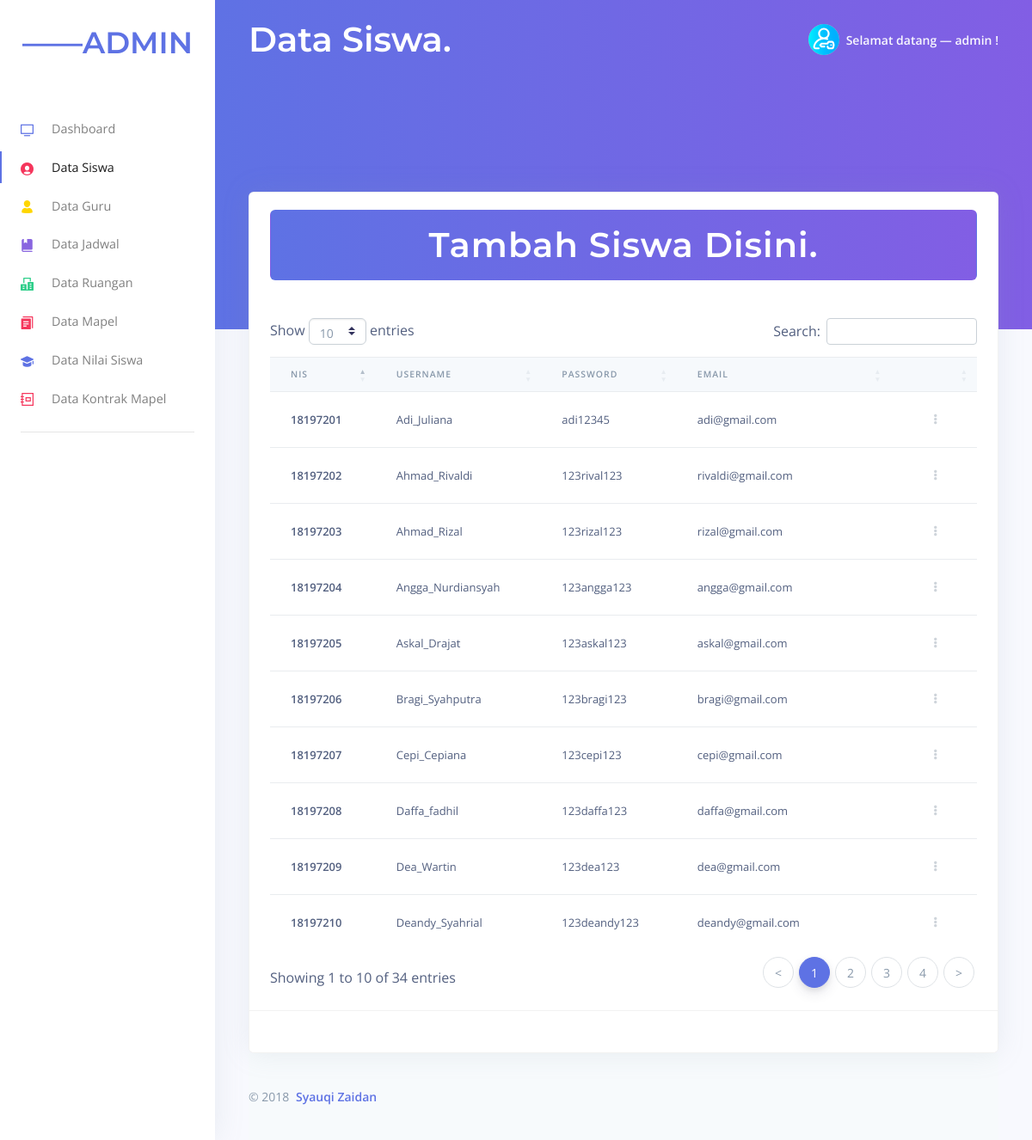
/admin/example/data.php (signed in), run on the app's committed database.
### tables this page shows
CREATE TABLE `siswa` (
  `nis` int(25) NOT NULL,
  `username` varchar(255) NOT NULL,
  `password` varchar(255) NOT NULL,
  `email` varchar(40) NOT NULL
);

### admin/example/data.php (the view, shortened to what this page needs)
<!DOCTYPE html>
<html lang="en">
<head>
  <link href="../assets/js/plugins/nucleo/css/nucleo.css" rel="stylesheet" />
  <link href="../assets/js/plugins/@fortawesome/fontawesome-free/css/all.min.css" rel="stylesheet" />
  <link rel="stylesheet" href="https://cdn.datatables.net/1.10.20/css/dataTables.bootstrap4.min.css">
  <link href="../assets/css/argon-dashboard.css?v=1.1.0" rel="stylesheet" />
</head>
<body class="">
  <nav class="navbar navbar-vertical fixed-left navbar-expand-md navbar-light bg-white" id="sidenav-main">
    <div class="container-fluid">
      <a class="navbar-brand pt-1 pb-0" href="../index.php">
      <p class="text-primary text-uppercase font-weight-bold" style="font-family:montserrat,sans-serif !important; font-size:35px;">&mdash;&mdash;ADMIN</p>
      </a>
      <div class="collapse navbar-collapse" id="sidenav-collapse-main">
        <ul class="navbar-nav">
          <li class="nav-item  class=" active" ">
          <a class=" nav-link  " href=" ../index.php"> <i class="ni ni-tv-2 text-primary"></i> Dashboard
            </a>
          </li>
          <li class="nav-item">
            <a class="nav-link  active" href="data.php">
              <i class="ni ni-circle-08 text-red"></i> Data Siswa
            </a>
          </li>
          <li class="nav-item">
            <a class="nav-link " href="dataguru.php">
              <i class="ni ni-single-02 text-yellow"></i> Data Guru
            </a>
          </li>
          <li class="nav-item">
            <a class="nav-link " href="datajadwal.php">
              <i class="ni ni-book-bookmark text-purple"></i> Data Jadwal
            </a>
          </li>
          <li class="nav-item">
            <a class="nav-link " href="dataruangan.php">
              <i class="ni ni-building text-green"></i> Data Ruangan
            </a>
          </li>
          <li class="nav-item">
            <a class="nav-link " href="datamapel.php">
              <i class="ni ni-single-copy-04 text-red"></i> Data Mapel
            </a>
          </li>
          <li class="nav-item">
            <a class="nav-link " href="datanilai.php">
              <i class="ni ni-hat-3 text-blue"></i> Data Nilai Siswa
            </a>
          </li>
          <li class="nav-item">
            <a class="nav-link " href="datakontrak.php">
              <i class="ni ni-collection text-red"></i> Data Kontrak Mapel
            </a>
          </li>
        </ul>
        <hr class="my-3">
    </div>
  </nav>
  <div class="main-content">
    <nav class="navbar navbar-top navbar-expand-md navbar-dark" id="navbar-main">
      <div class="container-fluid">
        <a class="h1 mb-0 text text-white text-capitalize d-none d-lg-inline-block" href="./index.php" style="font-family:montserrat,sans serif !important; font-size:40px;">Data Siswa.</a>
        <ul class="navbar-nav align-items-center d-none d-md-flex">
          <li class="nav-item dropdown">
            <a class="nav-link pr-0" href="#" role="button" data-toggle="dropdown" aria-haspopup="true" aria-expanded="false">
              <div class="media align-items-center">
                <span class="avatar avatar-sm rounded-circle">
                    <img alt="Image placeholder" src="../assets/img/theme/team-1-800x800.svg">
                </span>
                <div class="media-body ml-2 d-none d-lg-block">
                  <span class="mb-0 text-sm  font-weight-bold">Selamat datang &mdash; <?=$_SESSION['username'];?> !</span>
                </div>
              </div>
            </a>
          </li>
        </ul>
      </div>
    </nav>
    <div class="header bg-gradient-primary pb-8 pt-5 pt-md-8">
      <div class="container-fluid">
        <div class="header-body">
        </div>
      </div>
    </div>
    <div class="container-fluid mt--9">
      <div class="row">
        <div class="col">
          <div class="card shadow">
            <div class="card-header border-0">
            <a href="../../registration.php"> <h1 class="mb-0 btn btn-block bg-gradient-blue text-white" style="font-family:montserrat; font-size:40px;">Tambah Siswa Disini. </h1></a>
            </div>
            <div class="table-responsive p-4">
              <table id="example"class="table align-items-center table-flush">
                <thead class="thead-light">
                  <tr>
                    <th scope="col">NIS</th>
                    <th scope="col">Username</th>
                    <th scope="col">Password</th>
                    <th scope="col">Email</th>
                    <th scope="col"></th>
                  </tr>
                </thead>
                <tbody>
                <?php
		include 'koneksi.php';
		$data = mysqli_query($koneksi,"select * from siswa");
		while($d = mysqli_fetch_array($data)){
			?>
                  <tr>
                    <th scope="row">
                    <?php echo $d['nis']; ?>
                    </th>
                    <td>
                    <?php echo $d['username']; ?>
                    </td>
                    <td>
                    <?php echo $d['password'];?>
                    </td>
                    <td>
                    <?php echo $d['email'];?>
                    </td>
                    <td class="text-right">
                      <div class="dropdown">
                        <a class="btn btn-sm btn-icon-only text-light" href="#" role="button" data-toggle="dropdown" aria-haspopup="true" aria-expanded="false">
                          <i class="fas fa-ellipsis-v"></i>
                        </a>
                      </div>
                    </td>
                  </tr>
                  <?php
		}
		?>
                </tbody>
              </table>
            </div>
            <div class="card-footer py-4">
            </div>
          </div>
        </div>
      </div>
      <footer class="footer">
        <div class="row align-items-center justify-content-xl-between">
          <div class="col-xl-6">
            <div class="copyright text-center text-xl-left text-muted">
              &copy; 2018 <a href="https://syauqizaidan.github.io" class="font-weight-bold ml-1" target="_blank">Syauqi Zaidan</a>
            </div>
          </div>
          <div class="col-xl-6">
          </div>
        </div>
      </footer>
    </div>
  </div>
</body>
</html>

### data on the page
siswa: nis "18197201", username "Adi_Juliana", password "adi12345", email "adi@gmail.com"
siswa: nis "18197202", username "Ahmad_Rivaldi", password "123rival123", email "rivaldi@gmail.com"
siswa: nis "18197203", username "Ahmad_Rizal", password "123rizal123", email "rizal@gmail.com"
siswa: nis "18197204", username "Angga_Nurdiansyah", password "123angga123", email "angga@gmail.com"
siswa: nis "18197205", username "Askal_Drajat", password "123askal123", email "askal@gmail.com"
siswa: nis "18197206", username "Bragi_Syahputra", password "123bragi123", email "bragi@gmail.com"
siswa: nis "18197207", username "Cepi_Cepiana", password "123cepi123", email "cepi@gmail.com"
siswa: nis "18197208", username "Daffa_fadhil", password "123daffa123", email "daffa@gmail.com"
siswa: nis "18197209", username "Dea_Wartin", password "123dea123", email "dea@gmail.com"
siswa: nis "18197210", username "Deandy_Syahrial", password "123deandy123", email "deandy@gmail.com"

### other printed values
$_SESSION['username'] "admin"
